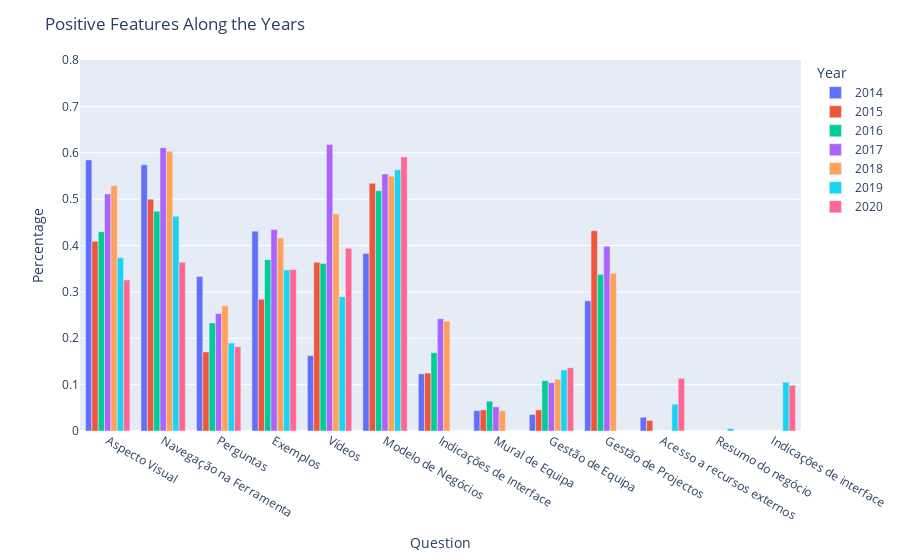

Notebook code for this chart:
### Code cell
import plotly_express as px

fig = px.bar(PosOverYears, x="Question", y="Percentage", color='Year', barmode='group',
             hover_name='Question', range_y=[0,0.8])
fig.update_layout(title_text='Positive Features Along the Years')
fig.update_layout(xaxis_type='category')

fig.show()
fig.write_image('Outputs/YearlyAverage/PosOverYears.png')

### Figure 1 — Plotly figure (JSON) as saved in the notebook; plotly's stock layout.template omitted (floating-point values rounded to 4 significant figures)
{"data": [{"alignmentgroup": "True", "hovertemplate": "<b>%{hovertext}</b><br><br>Year=2014<br>Question=%{x}<br>Percentage=%{y}<extra></extra>", "hovertext": ["Aspecto Visual", "Navegação na Ferramenta", "Perguntas", "Exemplos", "Vídeos", "Modelo de Negócios", "Indicações de Interface", "Mural de Equipa", "Gestão de Equipa", "Gestão de Projectos", "Acesso a recursos externos"], "legendgroup": "2014", "marker": {"color": "#636efa"}, "name": "2014", "offsetgroup": "2014", "orientation": "v", "showlegend": true, "textposition": "auto", "type": "bar", "x": ["Aspecto Visual", "Navegação na Ferramenta", "Perguntas", "Exemplos", "Vídeos", "Modelo de Negócios", "Indicações de Interface", "Mural de Equipa", "Gestão de Equipa", "Gestão de Projectos", "Acesso a recursos externos"], "xaxis": "x", "y": [0.5845, 0.5742, 0.3329, 0.431, 0.1626, 0.3826, 0.1232, 0.04387, 0.03548, 0.2806, 0.02968], "yaxis": "y"}, {"alignmentgroup": "True", "hovertemplate": "<b>%{hovertext}</b><br><br>Year=2015<br>Question=%{x}<br>Percentage=%{y}<extra></extra>", "hovertext": ["Aspecto Visual", "Navegação na Ferramenta", "Perguntas", "Exemplos", "Vídeos", "Modelo de Negócios", "Indicações de Interface", "Mural de Equipa", "Gestão de Equipa", "Gestão de Projectos", "Acesso a recursos externos"], "legendgroup": "2015", "marker": {"color": "#EF553B"}, "name": "2015", "offsetgroup": "2015", "orientation": "v", "showlegend": true, "textposition": "auto", "type": "bar", "x": ["Aspecto Visual", "Navegação na Ferramenta", "Perguntas", "Exemplos", "Vídeos", "Modelo de Negócios", "Indicações de Interface", "Mural de Equipa", "Gestão de Equipa", "Gestão de Projectos", "Acesso a recursos externos"], "xaxis": "x", "y": [0.4091, 0.5, 0.1705, 0.2841, 0.3636, 0.5341, 0.125, 0.04545, 0.04545, 0.4318, 0.02273], "yaxis": "y"}, {"alignmentgroup": "True", "hovertemplate": "<b>%{hovertext}</b><br><br>Year=2016<br>Question=%{x}<br>Percentage=%{y}<extra></extra>", "hovertext": ["Aspecto Visual", "Navegação na Ferramenta", "Perguntas", "Exemplos", "Vídeos", "Modelo de Negócios", "Indicações de Interface", "Mural de Equipa", "Gestão de Equipa", "Gestão de Projectos"], "legendgroup": "2016", "marker": {"color": "#00cc96"}, "name": "2016", "offsetgroup": "2016", "orientation": "v", "showlegend": true, "textposition": "auto", "type": "bar", "x": ["Aspecto Visual", "Navegação na Ferramenta", "Perguntas", "Exemplos", "Vídeos", "Modelo de Negócios", "Indicações de Interface", "Mural de Equipa", "Gestão de Equipa", "Gestão de Projectos"], "xaxis": "x", "y": [0.4297, 0.4739, 0.2329, 0.3695, 0.3614, 0.5181, 0.1687, 0.06426, 0.1084, 0.3373], "yaxis": "y"}, {"alignmentgroup": "True", "hovertemplate": "<b>%{hovertext}</b><br><br>Year=2017<br>Question=%{x}<br>Percentage=%{y}<extra></extra>", "hovertext": ["Aspecto Visual", "Navegação na Ferramenta", "Perguntas", "Exemplos", "Vídeos", "Modelo de Negócios", "Indicações de Interface", "Mural de Equipa", "Gestão de Equipa", "Gestão de Projectos"], "legendgroup": "2017", "marker": {"color": "#ab63fa"}, "name": "2017", "offsetgroup": "2017", "orientation": "v", "showlegend": true, "textposition": "auto", "type": "bar", "x": ["Aspecto Visual", "Navegação na Ferramenta", "Perguntas", "Exemplos", "Vídeos", "Modelo de Negócios", "Indicações de Interface", "Mural de Equipa", "Gestão de Equipa", "Gestão de Projectos"], "xaxis": "x", "y": [0.5113, 0.6109, 0.2534, 0.4344, 0.6176, 0.5543, 0.2421, 0.05204, 0.1041, 0.3982], "yaxis": "y"}, {"alignmentgroup": "True", "hovertemplate": "<b>%{hovertext}</b><br><br>Year=2018<br>Question=%{x}<br>Percentage=%{y}<extra></extra>", "hovertext": ["Aspecto Visual", "Navegação na Ferramenta", "Perguntas", "Exemplos", "Vídeos", "Modelo de Negócios", "Indicações de Interface", "Mural de Equipa", "Gestão de Equipa", "Gestão de Projectos"], "legendgroup": "2018", "marker": {"color": "#FFA15A"}, "name": "2018", "offsetgroup": "2018", "orientation": "v", "showlegend": true, "textposition": "auto", "type": "bar", "x": ["Aspecto Visual", "Navegação na Ferramenta", "Perguntas", "Exemplos", "Vídeos", "Modelo de Negócios", "Indicações de Interface", "Mural de Equipa", "Gestão de Equipa", "Gestão de Projectos"], "xaxis": "x", "y": [0.5287, 0.6034, 0.2701, 0.4161, 0.4678, 0.5494, 0.2368, 0.04368, 0.1115, 0.3402], "yaxis": "y"}, {"alignmentgroup": "True", "hovertemplate": "<b>%{hovertext}</b><br><br>Year=2019<br>Question=%{x}<br>Percentage=%{y}<extra></extra>", "hovertext": ["Resumo do negócio", "Modelo de Negócios", "Indicações de interface", "Navegação na Ferramenta", "Aspecto Visual", "Exemplos", "Perguntas", "Vídeos", "Gestão de Equipa", "Acesso a recursos externos"], "legendgroup": "2019", "marker": {"color": "#19d3f3"}, "name": "2019", "offsetgroup": "2019", "orientation": "v", "showlegend": true, "textposition": "auto", "type": "bar", "x": ["Resumo do negócio", "Modelo de Negócios", "Indicações de interface", "Navegação na Ferramenta", "Aspecto Visual", "Exemplos", "Perguntas", "Vídeos", "Gestão de Equipa", "Acesso a recursos externos"], "xaxis": "x", "y": [0.005263, 0.5632, 0.1053, 0.4632, 0.3737, 0.3474, 0.1895, 0.2895, 0.1316, 0.05789], "yaxis": "y"}, {"alignmentgroup": "True", "hovertemplate": "<b>%{hovertext}</b><br><br>Year=2020<br>Question=%{x}<br>Percentage=%{y}<extra></extra>", "hovertext": ["Resumo do negócio", "Modelo de Negócios", "Indicações de interface", "Navegação na Ferramenta", "Aspecto Visual", "Exemplos", "Perguntas", "Vídeos", "Gestão de Equipa", "Acesso a recursos externos"], "legendgroup": "2020", "marker": {"color": "#FF6692"}, "name": "2020", "offsetgroup": "2020", "orientation": "v", "showlegend": true, "textposition": "auto", "type": "bar", "x": ["Resumo do negócio", "Modelo de Negócios", "Indicações de interface", "Navegação na Ferramenta", "Aspecto Visual", "Exemplos", "Perguntas", "Vídeos", "Gestão de Equipa", "Acesso a recursos externos"], "xaxis": "x", "y": [0, 0.5909, 0.09848, 0.3636, 0.3258, 0.3485, 0.1818, 0.3939, 0.1364, 0.1136], "yaxis": "y"}], "layout": {"barmode": "group", "legend": {"title": {"text": "Year"}, "tracegroupgap": 0}, "margin": {"t": 60}, "title": {"text": "Positive Features Along the Years"}, "xaxis": {"anchor": "y", "domain": [0, 1], "title": {"text": "Question"}, "type": "category"}, "yaxis": {"anchor": "x", "domain": [0, 1], "range": [0, 0.8], "title": {"text": "Percentage"}}}}
